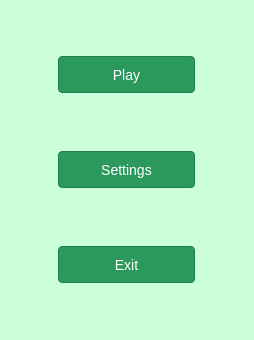
<?xml version="1.0" encoding="UTF-8"?>
<ui version="4.0">
 <class>MainWindow</class>
 <widget class="QMainWindow" name="MainWindow">
  <property name="geometry">
   <rect>
    <x>0</x>
    <y>0</y>
    <width>254</width>
    <height>340</height>
   </rect>
  </property>
  <property name="windowTitle">
   <string>MainWindow</string>
  </property>
  <property name="styleSheet">
   <string notr="true">
background-color: rgb(203, 255, 219);
</string>
  </property>
  <widget class="QWidget" name="centralwidget">
   <layout class="QGridLayout" name="gridLayout">
    <item row="0" column="0">
     <widget class="QToolButton" name="toolButton">
      <property name="minimumSize">
       <size>
        <width>90</width>
        <height>40</height>
       </size>
      </property>
      <property name="styleSheet">
       <string notr="true">QToolButton{
border-radius: 4px;
color: #fff;
width:100px;
text-align: center;
font-family: Arial, Helvetica, sans-serif;
font-size: 14px;
padding: 8px 16px;
margin: 5px;
text-decoration: none;
}
QToolButton {
background-color: rgb( 43, 153, 91 );
border: 1px solid rgb( 33, 126, 74 );
}
        
QToolButton:pressed {
background-color: rgb( 75, 183, 141 );
}</string>
      </property>
      <property name="text">
       <string>Play</string>
      </property>
     </widget>
    </item>
    <item row="1" column="0">
     <widget class="QToolButton" name="toolButton_2">
      <property name="minimumSize">
       <size>
        <width>90</width>
        <height>40</height>
       </size>
      </property>
      <property name="styleSheet">
       <string notr="true">QToolButton{
border-radius: 4px;
color: #fff;
width:100px;
text-align: center;
font-family: Arial, Helvetica, sans-serif;
font-size: 14px;
padding: 8px 16px;
margin: 5px;
text-decoration: none;
}
QToolButton {
background-color: rgb( 43, 153, 91 );
border: 1px solid rgb( 33, 126, 74 );
}
        
QToolButton:pressed {
background-color: rgb( 75, 183, 141 );
}</string>
      </property>
      <property name="text">
       <string>Settings</string>
      </property>
     </widget>
    </item>
    <item row="2" column="0">
     <widget class="QToolButton" name="toolButton_3">
      <property name="minimumSize">
       <size>
        <width>90</width>
        <height>40</height>
       </size>
      </property>
      <property name="styleSheet">
       <string notr="true">QToolButton{
border-radius: 4px;
color: #fff;
width:100px;
text-align: center;
font-family: Arial, Helvetica, sans-serif;
font-size: 14px;
padding: 8px 16px;
margin: 5px;
text-decoration: none;
}
QToolButton {
background-color: rgb( 43, 153, 91 );
border: 1px solid rgb( 33, 126, 74 );
}
        
QToolButton:pressed {
background-color: rgb( 75, 183, 141 );
}</string>
      </property>
      <property name="text">
       <string>Exit</string>
      </property>
     </widget>
    </item>
   </layout>
  </widget>
 </widget>
 <resources/>
 <connections/>
</ui>
